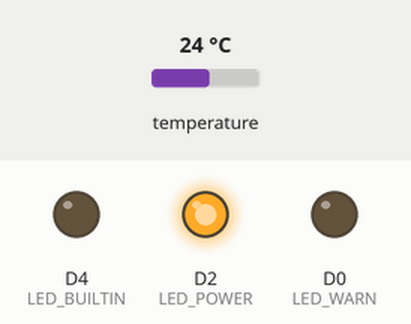
Recording of a sketch running on a simulated ESP8266 (NodeMCU). On the bench: output pins drawn as LEDs (lit = HIGH, except the on-board LED, lit = LOW). The inputs (shaded band) are chosen by the test bench; at power-on: temperature 24 °C. WiFi joins after 1.5 s; servers stay silent unless stated; no MQTT or app messages arrive unless stated; what the sketch prints to the serial monitor is not drawn.

Above: at 3.2 s.
At 9.6 s:
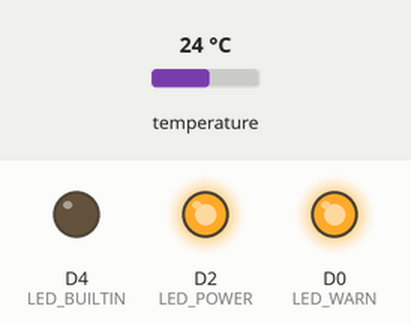
At 15.2 s:
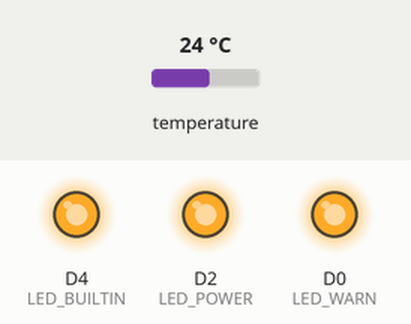
Timing chart, 0 to 15.9 s (numbered marks = the images above):
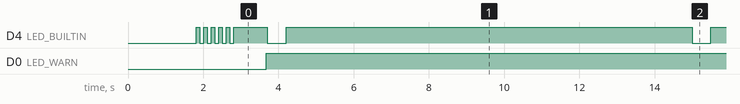

The sketch:

FreezerTempMonitor.ino
```cpp
#include <OneWire.h>
#include <DallasTemperature.h>
#include <ESP8266WiFi.h>
#include "Adafruit_MQTT.h"
#include "Adafruit_MQTT_Client.h"

// Temp sensor is on D1, which maps to arduino pin 5.
#define ONE_WIRE_BUS 5
// Warning led is on D0
#define LED_WARN D0
// Power led is on D2
#define LED_POWER D2

OneWire oneWire(ONE_WIRE_BUS);

DallasTemperature sensors(&oneWire);

float Temperature=0;

// WiFi parameters
#define WLAN_SSID       "XXXXXXXX"
#define WLAN_PASS       "XXXXXXXX"

// Adafruit IO
#define AIO_SERVER      "io.adafruit.com"
#define AIO_SERVERPORT  8883
#define AIO_USERNAME    "XXXXXXXX"
#define AIO_KEY         "XXXXXXXXXXXXXXXXXXXXXXXXXXXXXXXX"

// What is the temperature threshold?
#define WARNTEMP 20

// Create an ESP8266 WiFiClient class to connect to the MQTT server.
WiFiClientSecure client;

// io.adafruit.com SHA1 fingerprint
// This doesn't seem to work, though.
const char* fingerprint = "77 00 54 2D DA E7 D8 03 27 31 23 99 EB 27 DB CB A5 4C 57 18";

// Setup the MQTT client class by passing in the WiFi client and MQTT server and login details.
Adafruit_MQTT_Client mqtt(&client, AIO_SERVER, AIO_SERVERPORT, AIO_USERNAME, AIO_KEY);

// Setup feeds for temperature & humidity
Adafruit_MQTT_Publish freezertemp = Adafruit_MQTT_Publish(&mqtt, AIO_USERNAME "/feeds/freezertemp");

int tempCleared = 0;
int overTemp = 0;

void setup(void)
{
  Serial.begin(9600);
  sensors.begin();

  // initialize inputs and outputs
  // D1 is where I connected the temp probe
  pinMode(D1, INPUT);
  pinMode(LED_WARN, OUTPUT);
  pinMode(LED_POWER, OUTPUT);
  pinMode(LED_BUILTIN, OUTPUT);

  // Turn on the power led
  digitalWrite(LED_POWER, HIGH);

  // Hi There
  Serial.println();
  Serial.println();
  Serial.println("Hi There! I'm a Temperature Monitor!");
  Serial.print("I alarm when the temp goes over ");
  Serial.print(WARNTEMP);
  Serial.println("F");
  Serial.print("I send mqtt data to ");
  Serial.print(AIO_SERVER);
  Serial.println();

  // Print the MAC in case you need to know
  Serial.println();
  Serial.print("MAC: ");
  Serial.println(WiFi.macAddress());

  // Connecting to WiFi network
  Serial.print("Connecting to wifi network ");
  Serial.println(WLAN_SSID);

  WiFi.begin(WLAN_SSID, WLAN_PASS);

  // Print dots until connection succeeds
  while (WiFi.status() != WL_CONNECTED) {
    delay(500);
    Serial.print(".");
  }
  // Success!
  Serial.println();
  Serial.print("WiFi connected as ");
  Serial.println(WiFi.localIP());

  // make sure we are connecting to real io.adafruit
  if (client.verify(fingerprint, AIO_SERVER)) {
    Serial.println("Connection secure.");
  } else {
    Serial.println("Warning: inseucre connection!");
//    while(1);
  }

  // Make mqtt connection
  connect();

  // flash the onboard led to indicate we are setup and running
  // Note that you have to drive the onboard led LOW to turn it on.
  for (int i=0; i < 6; i++){
    digitalWrite(LED_BUILTIN, LOW);
    delay(100);
    digitalWrite(LED_BUILTIN, HIGH);
    delay(100);
  }
}

void loop(void)
{
  // ping adafruit io a few times to make sure we remain connected
  if(! mqtt.ping(3)) {
    // reconnect to adafruit io
    if(! mqtt.connected())
      connect();
  }

  sensors.requestTemperatures();
  // Convert temp to fahrenheit
  Temperature = sensors.getTempCByIndex(0) * (9.0/5.0) + 32.0;

  // Detect bogus temperatures and publish an invalid value
  // The One Wire code returns -196 degrees if the sensor is not
  // properly connected.
  if ( Temperature < -190 || Temperature > 150 ) {
    Serial.print("Invalid temperature reported: ");
    Serial.print(Temperature);
    Serial.println("F");
    // Flash the warning led a few times in a special pattern
    // to indicate failure.
    for (int i=0; i < 3; i++){
      digitalWrite(LED_BUILTIN, LOW);
      delay(200);
      digitalWrite(LED_BUILTIN, HIGH);
      delay(100);
    }
    // Publish NaN to indicate bad data
    if (! freezertemp.publish("NaN"))
      Serial.println(F("Failed to publish invalid temperature (tried to publish NaN)"));
    else
      Serial.println(F("Invalid Temperature published (as NaN), sleeping 10s"));

    delay(10000);
    // don't process rest of loop()
    return;
  }

  Serial.print("current temp: ");
  Serial.print(Temperature);
  Serial.println(" F");

  // if temp is too high, turn on the red internal led
  if ( Temperature > WARNTEMP ) {
    Serial.print("OVERTEMP: ");
    Serial.print(Temperature);
    Serial.print(" greater than ");
    Serial.print(WARNTEMP);
    Serial.println("F");
    // turn on the warning led, for visual feedback that temp is high
    digitalWrite(LED_WARN, HIGH);
    // set overtemp flag
    overTemp = 1;
  }

  if ( Temperature <= WARNTEMP && overTemp == 1 ){
    // just went safe
    overTemp = 0;
    tempCleared = 1;
  }

  if ( tempCleared == 1 ) {
    // yay we are cool enough now!
    // reset flag
    tempCleared = 0;
    // turn off the LED
    digitalWrite(LED_WARN, LOW);
    Serial.println("overtemp cleared!");
  }

  // Publish data
  if (! freezertemp.publish(Temperature))
    Serial.println(F("Failed to publish temperature"));
  else
    Serial.println(F("Temperature published, sleeping 10s"));

  // flash the onboard led to show we are alive
  digitalWrite(LED_BUILTIN, LOW);
  delay(500);
  digitalWrite(LED_BUILTIN, HIGH);

  // sleep 10 secs
  delay(10000);
}

// connect to adafruit io via MQTT
void connect() {

  Serial.print(F("Connecting to Adafruit IO... "));

  int8_t ret;

  while ((ret = mqtt.connect()) != 0) {

    switch (ret) {
    case 1: Serial.println(F("Wrong protocol")); break;
    case 2: Serial.println(F("ID rejected")); break;
    case 3: Serial.println(F("Server unavail")); break;
    case 4: Serial.println(F("Bad user/pass")); break;
    case 5: Serial.println(F("Not authed")); break;
    case 6: Serial.println(F("Failed to subscribe")); break;
    default: Serial.println(F("Connection failed")); break;
    }

    if(ret >= 0)
      mqtt.disconnect();

    Serial.println(F("Retrying connection..."));
    delay(5000);
  }
  Serial.println("Connected!");
  Serial.println();
}
```

Measured:
- by itself, D4 (LED_BUILTIN): goes 4 × (LOW 0.10 s, HIGH 0.10 s), LOW 0.10 s, HIGH 0.90 s, 11 × (LOW 0.50 s, HIGH 10.8 s), LOW 0.50 s, then HIGH
- by itself, D0 (LED_WARN): LOW → HIGH at 3.7 s
